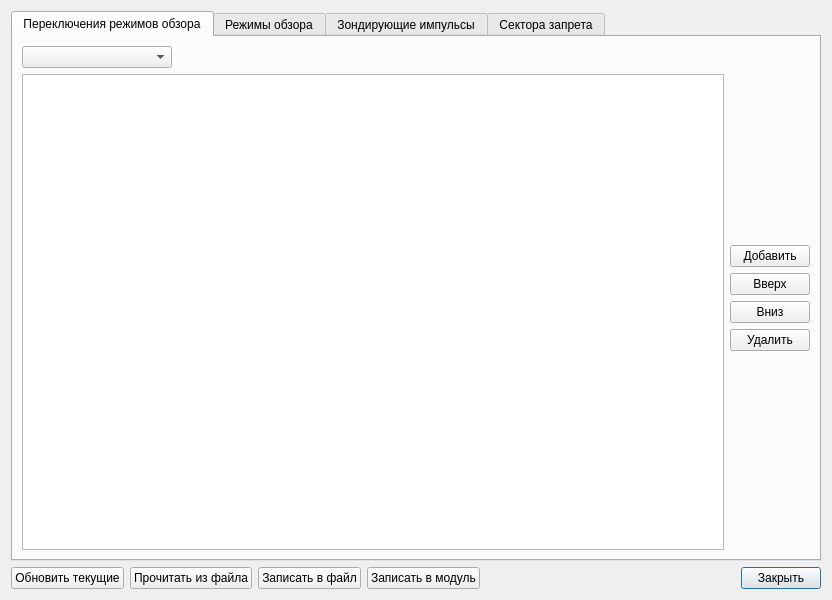
<?xml version="1.0" encoding="UTF-8"?>
<ui version="4.0">
 <class>DlgDASDTables</class>
 <widget class="QDialog" name="DlgDASDTables">
  <property name="geometry">
   <rect>
    <x>0</x>
    <y>0</y>
    <width>832</width>
    <height>600</height>
   </rect>
  </property>
  <property name="windowTitle">
   <string>Настройка режимов обзора и зондирующих импульсов для коммуникационного модуля Д2ВК028</string>
  </property>
  <layout class="QVBoxLayout" name="verticalLayout_2">
   <item>
    <widget class="QTabWidget" name="tabWidget">
     <property name="minimumSize">
      <size>
       <width>150</width>
       <height>0</height>
      </size>
     </property>
     <property name="currentIndex">
      <number>0</number>
     </property>
     <widget class="QWidget" name="tabSwitch">
      <attribute name="title">
       <string>Переключения режимов обзора</string>
      </attribute>
      <layout class="QVBoxLayout" name="verticalLayout_3">
       <item>
        <layout class="QGridLayout" name="gridLayout">
         <item row="0" column="0">
          <layout class="QHBoxLayout" name="horizontalLayout_5">
           <item>
            <widget class="QComboBox" name="comboSwitch">
             <property name="minimumSize">
              <size>
               <width>150</width>
               <height>0</height>
              </size>
             </property>
             <property name="maxVisibleItems">
              <number>16</number>
             </property>
            </widget>
           </item>
           <item>
            <spacer name="spacerSwitch">
             <property name="orientation">
              <enum>Qt::Horizontal</enum>
             </property>
             <property name="sizeHint" stdset="0">
              <size>
               <width>128</width>
               <height>20</height>
              </size>
             </property>
            </spacer>
           </item>
          </layout>
         </item>
         <item row="0" column="1" rowspan="2">
          <layout class="QVBoxLayout" name="verticalLayoutSwitch">
           <item>
            <spacer name="verticalSpacerSwitch1">
             <property name="orientation">
              <enum>Qt::Vertical</enum>
             </property>
             <property name="sizeHint" stdset="0">
              <size>
               <width>20</width>
               <height>40</height>
              </size>
             </property>
            </spacer>
           </item>
           <item>
            <widget class="QPushButton" name="pushSwitchAdd">
             <property name="text">
              <string>Добавить</string>
             </property>
            </widget>
           </item>
           <item>
            <widget class="QPushButton" name="pushSwitchUp">
             <property name="text">
              <string>Вверх</string>
             </property>
            </widget>
           </item>
           <item>
            <widget class="QPushButton" name="pushSwitchDown">
             <property name="text">
              <string>Вниз</string>
             </property>
            </widget>
           </item>
           <item>
            <widget class="QPushButton" name="pushSwitchDelete">
             <property name="text">
              <string>Удалить</string>
             </property>
            </widget>
           </item>
           <item>
            <spacer name="verticalSpacerSwitch2">
             <property name="orientation">
              <enum>Qt::Vertical</enum>
             </property>
             <property name="sizeHint" stdset="0">
              <size>
               <width>20</width>
               <height>40</height>
              </size>
             </property>
            </spacer>
           </item>
          </layout>
         </item>
         <item row="1" column="0">
          <widget class="QTableWidget" name="tableSwitch">
           <property name="alternatingRowColors">
            <bool>true</bool>
           </property>
           <property name="selectionMode">
            <enum>QAbstractItemView::SingleSelection</enum>
           </property>
           <property name="cornerButtonEnabled">
            <bool>false</bool>
           </property>
           <attribute name="horizontalHeaderDefaultSectionSize">
            <number>166</number>
           </attribute>
           <attribute name="horizontalHeaderMinimumSectionSize">
            <number>18</number>
           </attribute>
           <attribute name="verticalHeaderDefaultSectionSize">
            <number>18</number>
           </attribute>
          </widget>
         </item>
        </layout>
       </item>
      </layout>
     </widget>
     <widget class="QWidget" name="tabMode">
      <attribute name="title">
       <string>Режимы обзора</string>
      </attribute>
      <layout class="QVBoxLayout" name="verticalLayout_4">
       <item>
        <layout class="QGridLayout" name="gridLayout_2">
         <item row="0" column="0">
          <layout class="QHBoxLayout" name="horizontalLayout_3">
           <item>
            <widget class="QComboBox" name="comboMode">
             <property name="minimumSize">
              <size>
               <width>150</width>
               <height>0</height>
              </size>
             </property>
             <property name="maxVisibleItems">
              <number>16</number>
             </property>
            </widget>
           </item>
           <item>
            <spacer name="spacerMode">
             <property name="orientation">
              <enum>Qt::Horizontal</enum>
             </property>
             <property name="sizeHint" stdset="0">
              <size>
               <width>128</width>
               <height>20</height>
              </size>
             </property>
            </spacer>
           </item>
          </layout>
         </item>
         <item row="1" column="0">
          <widget class="QTableWidget" name="tableMode">
           <property name="alternatingRowColors">
            <bool>true</bool>
           </property>
           <property name="selectionMode">
            <enum>QAbstractItemView::SingleSelection</enum>
           </property>
           <property name="cornerButtonEnabled">
            <bool>false</bool>
           </property>
           <attribute name="horizontalHeaderDefaultSectionSize">
            <number>150</number>
           </attribute>
           <attribute name="verticalHeaderDefaultSectionSize">
            <number>18</number>
           </attribute>
          </widget>
         </item>
         <item row="0" column="1" rowspan="2">
          <layout class="QVBoxLayout" name="verticalLayoutMode">
           <item>
            <spacer name="verticalSpacerMode1">
             <property name="orientation">
              <enum>Qt::Vertical</enum>
             </property>
             <property name="sizeHint" stdset="0">
              <size>
               <width>20</width>
               <height>40</height>
              </size>
             </property>
            </spacer>
           </item>
           <item>
            <widget class="QPushButton" name="pushModeAdd">
             <property name="text">
              <string>Добавить</string>
             </property>
            </widget>
           </item>
           <item>
            <widget class="QPushButton" name="pushModeUp">
             <property name="text">
              <string>Вверх</string>
             </property>
            </widget>
           </item>
           <item>
            <widget class="QPushButton" name="pushModeDown">
             <property name="text">
              <string>Вниз</string>
             </property>
            </widget>
           </item>
           <item>
            <widget class="QPushButton" name="pushModeDelete">
             <property name="text">
              <string>Удалить</string>
             </property>
            </widget>
           </item>
           <item>
            <spacer name="verticalSpacerMode2">
             <property name="orientation">
              <enum>Qt::Vertical</enum>
             </property>
             <property name="sizeHint" stdset="0">
              <size>
               <width>20</width>
               <height>40</height>
              </size>
             </property>
            </spacer>
           </item>
          </layout>
         </item>
        </layout>
       </item>
      </layout>
     </widget>
     <widget class="QWidget" name="tabImpulse">
      <attribute name="title">
       <string>Зондирующие импульсы</string>
      </attribute>
      <layout class="QVBoxLayout" name="verticalLayout_5">
       <item>
        <layout class="QGridLayout" name="gridLayout_3">
         <item row="0" column="0">
          <layout class="QHBoxLayout" name="horizontalLayout_4">
           <item>
            <widget class="QComboBox" name="comboRipch">
             <property name="minimumSize">
              <size>
               <width>150</width>
               <height>0</height>
              </size>
             </property>
             <property name="maxVisibleItems">
              <number>16</number>
             </property>
            </widget>
           </item>
           <item>
            <spacer name="spacerRipch">
             <property name="orientation">
              <enum>Qt::Horizontal</enum>
             </property>
             <property name="sizeHint" stdset="0">
              <size>
               <width>128</width>
               <height>20</height>
              </size>
             </property>
            </spacer>
           </item>
          </layout>
         </item>
         <item row="1" column="0">
          <widget class="QTableWidget" name="tableRipch">
           <property name="alternatingRowColors">
            <bool>true</bool>
           </property>
           <property name="selectionMode">
            <enum>QAbstractItemView::SingleSelection</enum>
           </property>
           <property name="cornerButtonEnabled">
            <bool>false</bool>
           </property>
           <attribute name="horizontalHeaderDefaultSectionSize">
            <number>85</number>
           </attribute>
           <attribute name="verticalHeaderDefaultSectionSize">
            <number>18</number>
           </attribute>
          </widget>
         </item>
         <item row="0" column="1" rowspan="2">
          <layout class="QVBoxLayout" name="verticalLayout">
           <item>
            <spacer name="verticalSpacerRipch1">
             <property name="orientation">
              <enum>Qt::Vertical</enum>
             </property>
             <property name="sizeHint" stdset="0">
              <size>
               <width>20</width>
               <height>40</height>
              </size>
             </property>
            </spacer>
           </item>
           <item>
            <widget class="QPushButton" name="pushRipchAdd">
             <property name="text">
              <string>Добавить</string>
             </property>
            </widget>
           </item>
           <item>
            <widget class="QPushButton" name="pushRipchUp">
             <property name="text">
              <string>Вверх</string>
             </property>
            </widget>
           </item>
           <item>
            <widget class="QPushButton" name="pushRipchDown">
             <property name="text">
              <string>Вниз</string>
             </property>
            </widget>
           </item>
           <item>
            <widget class="QPushButton" name="pushRipchDelete">
             <property name="text">
              <string>Удалить</string>
             </property>
            </widget>
           </item>
           <item>
            <spacer name="verticalSpacerRipch2">
             <property name="orientation">
              <enum>Qt::Vertical</enum>
             </property>
             <property name="sizeHint" stdset="0">
              <size>
               <width>20</width>
               <height>40</height>
              </size>
             </property>
            </spacer>
           </item>
          </layout>
         </item>
        </layout>
       </item>
      </layout>
     </widget>
     <widget class="QWidget" name="tabDisable">
      <attribute name="title">
       <string>Сектора запрета</string>
      </attribute>
      <layout class="QGridLayout" name="gridLayout_5">
       <item row="0" column="0">
        <layout class="QGridLayout" name="gridLayout_4">
         <item row="0" column="0">
          <widget class="QTableWidget" name="tableDisable">
           <property name="alternatingRowColors">
            <bool>true</bool>
           </property>
           <property name="selectionMode">
            <enum>QAbstractItemView::SingleSelection</enum>
           </property>
           <property name="cornerButtonEnabled">
            <bool>false</bool>
           </property>
           <attribute name="horizontalHeaderDefaultSectionSize">
            <number>85</number>
           </attribute>
           <attribute name="verticalHeaderDefaultSectionSize">
            <number>18</number>
           </attribute>
          </widget>
         </item>
         <item row="0" column="1">
          <layout class="QVBoxLayout" name="verticalLayout_6">
           <item>
            <spacer name="verticalSpacerDisable1">
             <property name="orientation">
              <enum>Qt::Vertical</enum>
             </property>
             <property name="sizeHint" stdset="0">
              <size>
               <width>20</width>
               <height>40</height>
              </size>
             </property>
            </spacer>
           </item>
           <item>
            <widget class="QPushButton" name="pushDisableAdd">
             <property name="text">
              <string>Добавить</string>
             </property>
            </widget>
           </item>
           <item>
            <widget class="QPushButton" name="pushDisableUp">
             <property name="text">
              <string>Вверх</string>
             </property>
            </widget>
           </item>
           <item>
            <widget class="QPushButton" name="pushDisableDown">
             <property name="text">
              <string>Вниз</string>
             </property>
            </widget>
           </item>
           <item>
            <widget class="QPushButton" name="pushDisableDelete">
             <property name="text">
              <string>Удалить</string>
             </property>
            </widget>
           </item>
           <item>
            <spacer name="verticalSpacerDisable2">
             <property name="orientation">
              <enum>Qt::Vertical</enum>
             </property>
             <property name="sizeHint" stdset="0">
              <size>
               <width>20</width>
               <height>40</height>
              </size>
             </property>
            </spacer>
           </item>
          </layout>
         </item>
        </layout>
       </item>
      </layout>
     </widget>
    </widget>
   </item>
   <item>
    <layout class="QHBoxLayout" name="horizontalLayout">
     <item>
      <widget class="QPushButton" name="pushRefresh">
       <property name="text">
        <string>Обновить текущие</string>
       </property>
      </widget>
     </item>
     <item>
      <widget class="QPushButton" name="pushRefreshFiles">
       <property name="text">
        <string>Прочитать из файла</string>
       </property>
      </widget>
     </item>
     <item>
      <widget class="QPushButton" name="pushSaveFiles">
       <property name="text">
        <string>Записать в файл</string>
       </property>
      </widget>
     </item>
     <item>
      <widget class="QPushButton" name="pushSaveModule">
       <property name="text">
        <string>Записать в модуль</string>
       </property>
      </widget>
     </item>
     <item>
      <spacer name="spacerButtons">
       <property name="orientation">
        <enum>Qt::Horizontal</enum>
       </property>
       <property name="sizeHint" stdset="0">
        <size>
         <width>40</width>
         <height>20</height>
        </size>
       </property>
      </spacer>
     </item>
     <item>
      <widget class="QPushButton" name="pushClose">
       <property name="text">
        <string>Закрыть</string>
       </property>
       <property name="default">
        <bool>true</bool>
       </property>
      </widget>
     </item>
    </layout>
   </item>
  </layout>
 </widget>
 <tabstops>
  <tabstop>tabWidget</tabstop>
  <tabstop>comboSwitch</tabstop>
  <tabstop>tableSwitch</tabstop>
  <tabstop>pushSwitchAdd</tabstop>
  <tabstop>pushSwitchUp</tabstop>
  <tabstop>pushSwitchDown</tabstop>
  <tabstop>pushSwitchDelete</tabstop>
  <tabstop>comboMode</tabstop>
  <tabstop>tableMode</tabstop>
  <tabstop>pushModeAdd</tabstop>
  <tabstop>pushModeUp</tabstop>
  <tabstop>pushModeDown</tabstop>
  <tabstop>pushModeDelete</tabstop>
  <tabstop>comboRipch</tabstop>
  <tabstop>tableRipch</tabstop>
  <tabstop>pushRipchAdd</tabstop>
  <tabstop>pushRipchUp</tabstop>
  <tabstop>pushRipchDown</tabstop>
  <tabstop>pushRipchDelete</tabstop>
  <tabstop>tableDisable</tabstop>
  <tabstop>pushDisableAdd</tabstop>
  <tabstop>pushDisableUp</tabstop>
  <tabstop>pushDisableDown</tabstop>
  <tabstop>pushDisableDelete</tabstop>
  <tabstop>pushRefresh</tabstop>
  <tabstop>pushRefreshFiles</tabstop>
  <tabstop>pushSaveFiles</tabstop>
  <tabstop>pushSaveModule</tabstop>
  <tabstop>pushClose</tabstop>
 </tabstops>
 <resources/>
 <connections/>
</ui>
